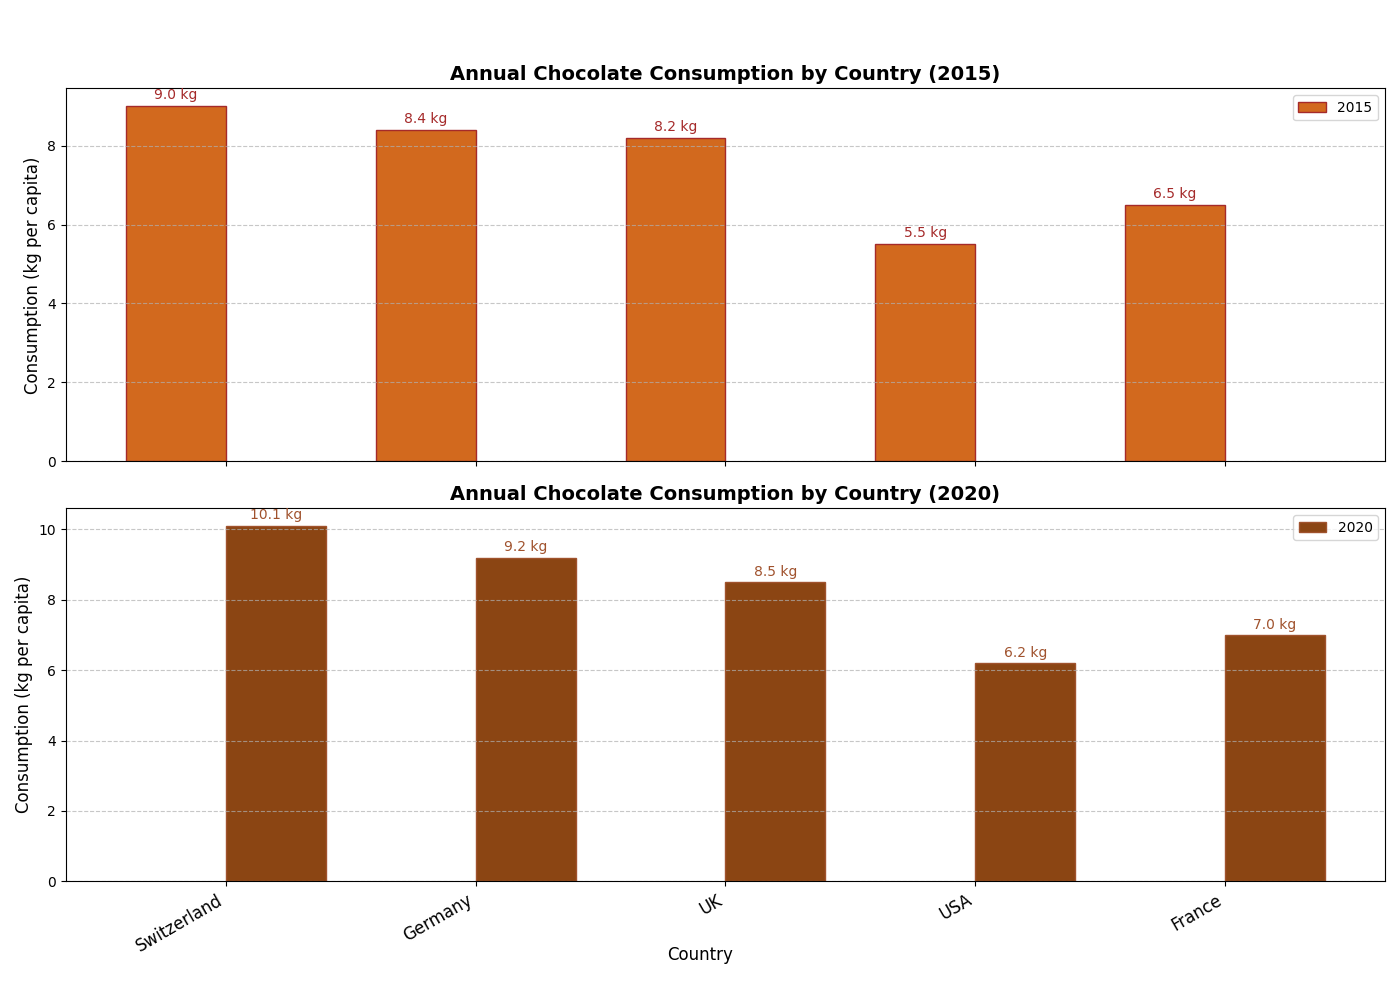

Source code (Python):
import matplotlib.pyplot as plt
import numpy as np

# Data Initialization
countries = ['Switzerland', 'Germany', 'UK', 'USA', 'France']
choco_consumption_2015 = [9.0, 8.4, 8.2, 5.5, 6.5]  # kg per capita
choco_consumption_2020 = [10.1, 9.2, 8.5, 6.2, 7.0]  # kg per capita

# Plotting
fig, ax = plt.subplots(2, 1, figsize=(14, 10), sharex=True)

# Bar Width and Positions
bar_width = 0.4
bar_locs_2015 = np.arange(len(countries))
bar_locs_2020 = bar_locs_2015 + bar_width

# Plotting 2015 consumption
bars_2015 = ax[0].bar(bar_locs_2015, choco_consumption_2015, bar_width, color='chocolate', edgecolor='brown', label='2015')
ax[0].set_ylabel('Consumption (kg per capita)', fontsize=12)
ax[0].set_title('Annual Chocolate Consumption by Country (2015)', fontsize=14, fontweight='bold')
ax[0].legend(loc='upper right', fontsize=10)
ax[0].grid(axis='y', linestyle='--', alpha=0.7)

# Annotating values on bars
for bar in bars_2015:
    ax[0].text(bar.get_x() + bar.get_width()/2, bar.get_height() + 0.1, f'{bar.get_height():.1f} kg', 
               ha='center', va='bottom', fontsize=10, color='brown')

# Plotting 2020 consumption
bars_2020 = ax[1].bar(bar_locs_2020, choco_consumption_2020, bar_width, color='saddlebrown', edgecolor='sienna', label='2020')
ax[1].set_ylabel('Consumption (kg per capita)', fontsize=12)
ax[1].set_title('Annual Chocolate Consumption by Country (2020)', fontsize=14, fontweight='bold')
ax[1].legend(loc='upper right', fontsize=10)
ax[1].grid(axis='y', linestyle='--', alpha=0.7)

# Annotating values on bars
for bar in bars_2020:
    ax[1].text(bar.get_x() + bar.get_width()/2, bar.get_height() + 0.1, f'{bar.get_height():.1f} kg', 
               ha='center', va='bottom', fontsize=10, color='sienna')

# Set shared x-axis labels
ax[1].set_xticks(bar_locs_2015 + bar_width / 2)
ax[1].set_xticklabels(countries, rotation=30, ha='right', fontsize=12)

# Adding a common xlabel
fig.text(0.5, 0.04, 'Country', ha='center', fontsize=12)

# Adjust layout to avoid overlapping
plt.tight_layout(rect=[0, 0.03, 1, 0.95])

# Show plot
plt.show()
